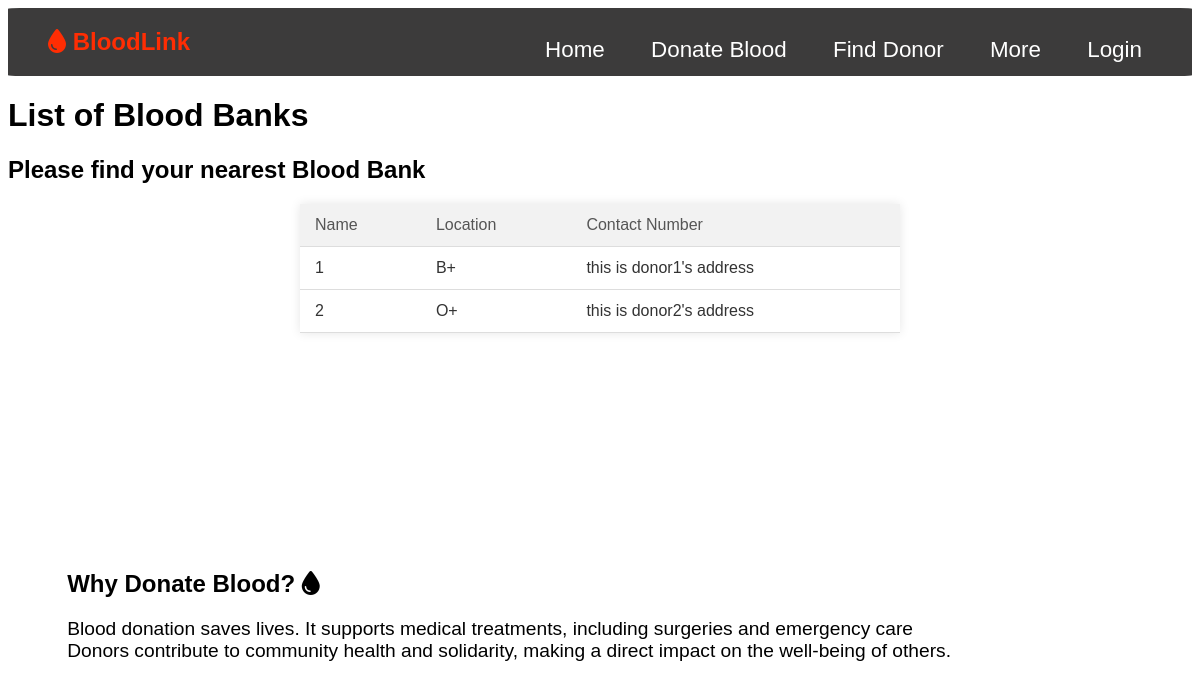
The app's page /findDonors, older data.
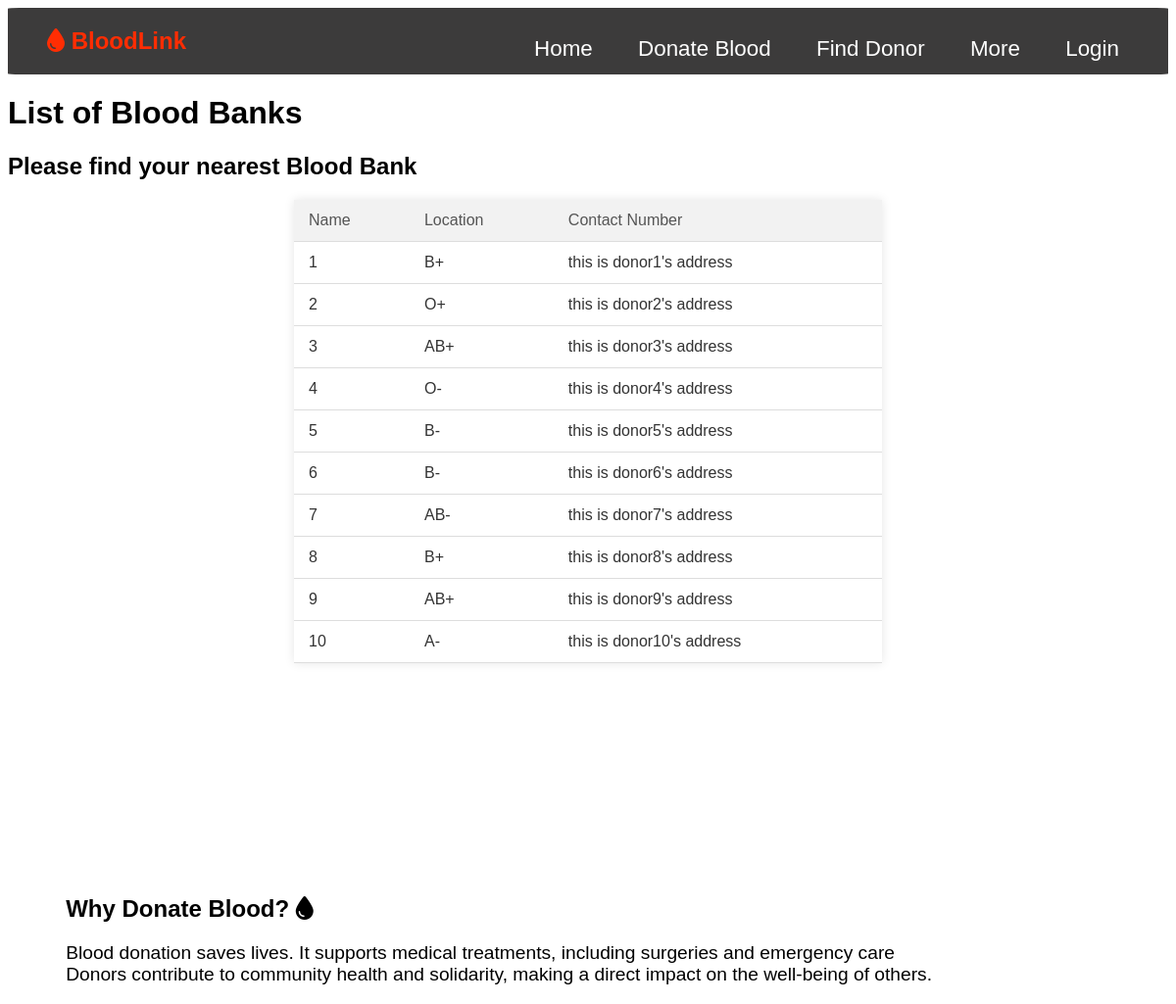
The same page, newer data.
### app.py (models this page shows, shortened)
class Donor(db.Model):
    __tablename__ = 'donors'
    DonorID = db.Column(db.Integer, primary_key=True)
    UserID = db.Column(db.Integer, db.ForeignKey('users.UserID'), nullable=False)
    BloodGroup = db.Column(db.String(5), nullable=False)
    LastDonationDate = db.Column(db.Date)
    ContactNumber = db.Column(db.String(15))
    Address = db.Column(db.String(255))

### app.py (the view)
@app.route('/findDonors')
def find_donor():
    donors = Donor.query.all()
    return render_template('findDonor.html',Donors=donors)

### templates/findDonor.html (shortened to what this page needs)
{% extends "base.html" %}
{% block content %}
    <h1 id="donor-title">List of Blood Banks</h1>
    <h2>Please find your nearest Blood Bank</h2>
    <table id="bloodBankTable">
        <thead>
            <tr>
                <th>Name</th>
                <th>Location</th>
                <th>Contact Number</th>
            </tr>
        </thead>
        <tbody>
            {% for donor in Donors %}
            <tr>
                <td>{{ donor.DonorID}}</td>
                <td>{{ donor.BloodGroup }}</td>
                <td>{{ donor.Address }}</td>
            </tr>
            {% endfor %}
        </tbody>
    </table>
    <div class="why-donate">
        <h2>Why Donate Blood? <i class="fa-solid fa-droplet"></i></h2>
        <p>Blood donation saves lives. It supports medical treatments, including surgeries and emergency care
          <br>
          Donors contribute to community health and solidarity,
          making a direct impact on the well-being of others.</p>
    </div>
{% endblock %}

### templates/base.html (shortened to what this page needs)
<!DOCTYPE html>
<html lang="en">
  <head>
  </head>
  <link rel="stylesheet" href="../static/styles/base.css"/>
  <link rel="stylesheet" href="https://cdnjs.cloudflare.com/ajax/libs/font-awesome/6.0.0-beta3/css/all.min.css">
  <link rel="stylesheet" href="../static/styles/home.css">
  <link rel="stylesheet" href="../static/styles/profile.css">
  <nav class="navbar">
    <div class="container">
      <a href="{{ url_for('home') }}" id="nav-brand" class="logo"><i class="fa-solid fa-droplet"></i> BloodLink</a>
      <ul class="nav-links">
        <li><a href="{{ url_for('home') }}">Home</a></li>
        <li><a href="{{ url_for('donate') }}">Donate Blood</a></li>
        <li><a href="{{ url_for('find_donor') }}">Find Donor</a></li>
        <li class="dropdown">
          <a href="#" class="dropbtn">More</a>
        </li>
        <li>
          {% if username %}
          <a href="{{ url_for('profile', username=username) }}" class="open-button">{{ username }}</a>
          <a href="{{ url_for('logout') }}" class="text-lg" id="loginBtn">(Logout)</a>
          {% else %}
          <a href="#" onclick="openPopup('popup')" class="open-button">Login</a>
          {% endif %}
        </li>
      </ul>
    </div>
  </nav>
  <body>
    {% block content %} {% endblock %}
  </body>
</html>

### static/styles/base.css (style rules this page uses)
* { font-family: Arial, sans-serif; }
.container { max-width: 1200px; margin: 0 auto; padding: 0 20px; }
.navbar { background-color: #3c3b3b; padding: 1.25rem; border-radius: 1%; }
.logo { color: #fff; font-size: 24px; text-decoration: none; }
.nav-links { list-style: none; float: right; font-size: 140%; line-height: 0.005rem; }
.nav-links li { display: inline-block; margin-left: 20px; }
.nav-links li a { color: #fff; text-decoration: none; padding: 10px; transition: all 0.3s ease; }
.dropdown { position: relative; }
#nav-brand { color: rgb(255, 45, 3); font-weight: 600; }

### static/styles/home.css (style rules this page uses)
.why-donate { margin-top: 20%; margin-left: 5%; }
p { font-size: larger; }

### static/styles/profile.css (style rules this page uses)
body { font-family: Arial, sans-serif; }
table { width: 100%; max-width: 600px; margin: 20px auto; border-collapse: collapse; background-color: #fff; box-shadow: 0 0 10px rgba(0, 0, 0, 0.1); }
th, td { padding: 12px 15px; text-align: left; border-bottom: 1px solid #ddd; }
th { background-color: #f2f2f2; color: #555; font-weight: normal; }
td { color: #333; }

Row changes from the older to the newer data that the page shows:
added Donor: DonorID "3", BloodGroup "AB+", Address "this is donor3's address"
added Donor: DonorID "4", BloodGroup "O-", Address "this is donor4's address"
added Donor: DonorID "5", BloodGroup "B-", Address "this is donor5's address"
added Donor: DonorID "6", BloodGroup "B-", Address "this is donor6's address"
added Donor: DonorID "7", BloodGroup "AB-", Address "this is donor7's address"
added Donor: DonorID "8", BloodGroup "B+", Address "this is donor8's address"
added Donor: DonorID "9", BloodGroup "AB+", Address "this is donor9's address"
added Donor: DonorID "10", BloodGroup "A-", Address "this is donor10's address"
